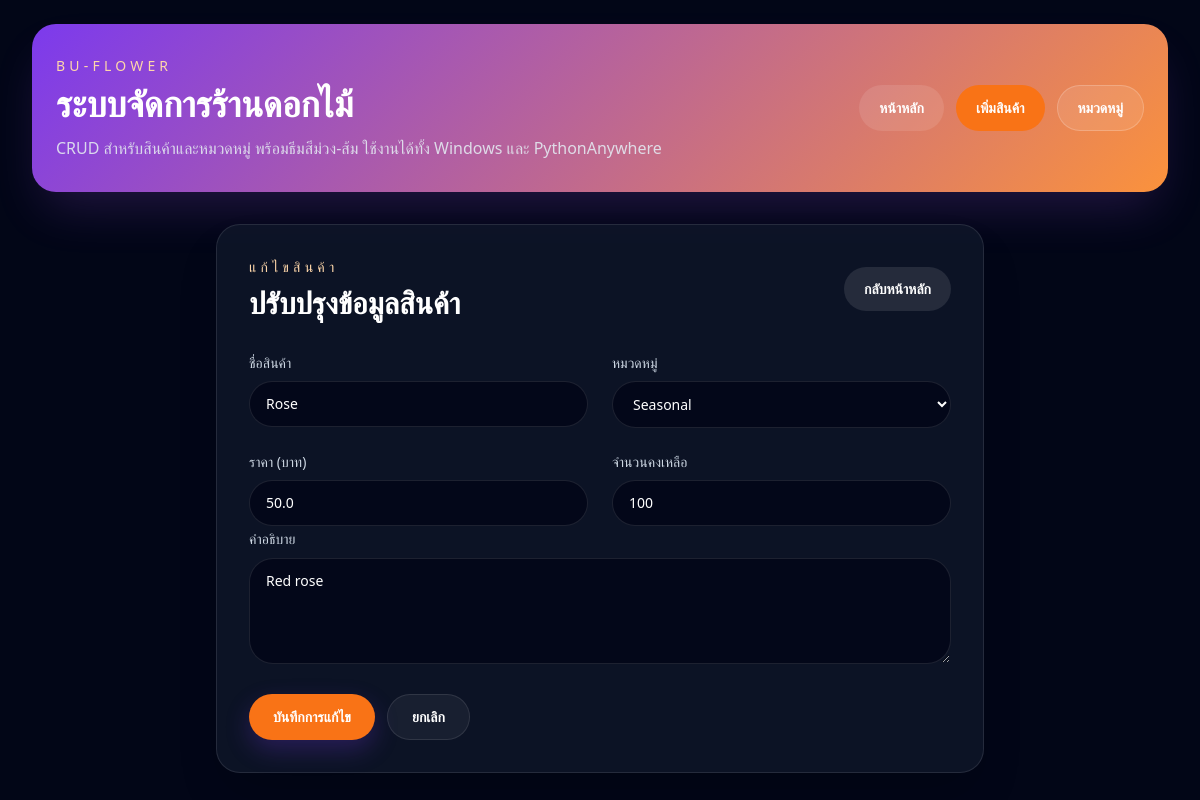
Page /flowers/edit/1 on the committed database.
### tables this page shows
CREATE TABLE Flowers (
    id INTEGER PRIMARY KEY AUTOINCREMENT,
    name TEXT NOT NULL,
    category_id INTEGER,
    price REAL NOT NULL,
    stock INTEGER NOT NULL,
    description TEXT,
    FOREIGN KEY (category_id) REFERENCES Categories(id)
);

### app.py (the view, shortened to what this page needs)
@app.route('/flowers/edit/<int:flower_id>', methods=['GET', 'POST'])
def edit_flower(flower_id):
    conn = get_db_connection()
    flower = conn.execute('SELECT * FROM Flowers WHERE id = ?', (flower_id,)).fetchone()
    categories = conn.execute('SELECT * FROM Categories ORDER BY name').fetchall()
    conn.close()
    if flower is None:
        flash('ไม่พบสินค้านี้', 'danger')
        return redirect(url_for('home'))
    return render_template('index.html', section='flower_form', form_action=url_for('edit_flower', flower_id=flower_id), categories=categories, flower=flower, is_edit=True)

### app.py (called while the page is built)
def get_db_connection():
    conn = sqlite3.connect(DB_PATH)
    conn.row_factory = sqlite3.Row
    conn.execute('PRAGMA foreign_keys = ON')
    return conn

### templates/index.html (shortened to what this page needs)
<!DOCTYPE html>
<html lang="th">
<head>
    <script src="https://cdn.tailwindcss.com"></script>
</head>
<body class="min-h-screen bg-slate-950 text-slate-100">
    <div class="mx-auto max-w-7xl px-4 py-6 sm:px-6 lg:px-8">
        <header class="brand-gradient rounded-3xl px-6 py-8 shadow-2xl shadow-purple-500/20">
            <div class="flex flex-col gap-4 lg:flex-row lg:items-center lg:justify-between">
                <div>
                    <p class="text-sm uppercase tracking-[0.3em] text-orange-200">BU-Flower</p>
                    <h1 class="mt-2 text-4xl font-bold text-white">ระบบจัดการร้านดอกไม้</h1>
                    <p class="mt-3 max-w-2xl text-slate-200/90">CRUD สำหรับสินค้าและหมวดหมู่ พร้อมธีมสีม่วง-ส้ม ใช้งานได้ทั้ง Windows และ PythonAnywhere</p>
                </div>
                <div class="flex flex-wrap gap-3 text-sm">
                    <a href="{{ url_for('home') }}" class="inline-flex items-center justify-center rounded-full bg-white/10 px-5 py-3 font-semibold text-white transition hover:bg-white/20">หน้าหลัก</a>
                    <a href="{{ url_for('new_flower') }}" class="inline-flex items-center justify-center rounded-full bg-orange-500 px-5 py-3 font-semibold text-white transition hover:bg-orange-400">เพิ่มสินค้า</a>
                    <a href="{{ url_for('manage_categories') }}" class="inline-flex items-center justify-center rounded-full border border-white/20 bg-white/10 px-5 py-3 font-semibold text-white transition hover:border-orange-300">หมวดหมู่</a>
                </div>
            </div>
        </header>
        <main class="mt-8 space-y-8">
            {% if section == 'home' %}
                <section class="space-y-6">
                    <div class="flex flex-col gap-4 md:flex-row md:items-end md:justify-between">
                        <div>
                            <p class="text-sm uppercase tracking-[0.3em] text-orange-200">สินค้าทั้งหมด</p>
                            <h2 class="mt-2 text-3xl font-semibold text-white">Thumbnail Catalog</h2>
                        </div>
                        <div class="rounded-3xl bg-slate-900/70 p-5 shadow-xl shadow-indigo-500/10">
                            <p class="text-sm text-slate-300">จำนวนหมวดหมู่</p>
                            <p class="mt-2 text-3xl font-bold text-white">{{ categories|length }}</p>
                        </div>
                    </div>
                    <div class="grid gap-6 sm:grid-cols-2 xl:grid-cols-3">
                        {% for flower in flowers %}
                            <article class="group overflow-hidden rounded-3xl border border-white/10 bg-slate-900/80 p-6 shadow-2xl shadow-black/20 transition duration-300 hover:-translate-y-1 hover:border-orange-400/50">
                                <div class="flex items-center justify-between gap-4">
                                    <div>
                                        <p class="text-xs uppercase tracking-[0.3em] text-orange-300">{{ flower.category_name or 'ไม่มีหมวดหมู่' }}</p>
                                        <h3 class="mt-3 text-2xl font-semibold text-white">{{ flower.name }}</h3>
                                    </div>
                                    <div class="inline-flex h-14 w-14 items-center justify-center rounded-3xl bg-white/5 text-xl text-orange-300">
                                        ฿
                                    </div>
                                </div>
                                <p class="mt-5 text-slate-400">{{ flower.description or 'ไม่มีคำอธิบาย' }}</p>
                                <div class="mt-6 flex flex-wrap items-center justify-between gap-3 text-sm text-slate-300">
                                    <span>ราคา {{ '%.2f'|format(flower.price) }} บาท</span>
                                    <span>สต็อก {{ flower.stock }}</span>
                                </div>
                                <div class="mt-6 flex flex-wrap gap-3">
                                    <a href="{{ url_for('edit_flower', flower_id=flower.id) }}" class="inline-flex items-center justify-center rounded-full bg-purple-600 px-4 py-2 text-sm font-semibold text-white transition hover:bg-purple-500">แก้ไข</a>
                                    <form action="{{ url_for('delete_flower', flower_id=flower.id) }}" method="post" class="inline">
                                        <button type="submit" class="inline-flex items-center justify-center rounded-full bg-rose-500 px-4 py-2 text-sm font-semibold text-white transition hover:bg-rose-400">ลบ</button>
                                    </form>
                                </div>
                            </article>
                        {% else %}
                            <div class="rounded-3xl border border-white/10 bg-slate-900/80 p-10 text-center text-slate-300">
                                ไม่มีสินค้าตอนนี้ ลองเพิ่มสินค้าใหม่ดูได้
                            </div>
                        {% endfor %}
                    </div>
                </section>
            {% elif section == 'flower_form' %}
                <section class="mx-auto max-w-3xl rounded-3xl border border-white/10 bg-slate-900/80 p-8 shadow-2xl shadow-black/20">
                    <div class="flex flex-col gap-4 sm:flex-row sm:items-center sm:justify-between">
                        <div>
                            <p class="text-sm uppercase tracking-[0.3em] text-orange-200">{{ 'แก้ไขสินค้า' if is_edit else 'เพิ่มสินค้าใหม่' }}</p>
                            <h2 class="mt-2 text-3xl font-semibold text-white">{{ 'ปรับปรุงข้อมูลสินค้า' if is_edit else 'ฟอร์มเพิ่มสินค้า' }}</h2>
                        </div>
                        <a href="{{ url_for('home') }}" class="inline-flex items-center justify-center rounded-full bg-white/10 px-5 py-3 text-sm font-semibold text-white transition hover:bg-white/20">กลับหน้าหลัก</a>
                    </div>
                    <form action="{{ form_action }}" method="post" class="mt-8 space-y-6">
                        <div class="grid gap-6 sm:grid-cols-2">
                            <label class="space-y-2 text-sm text-slate-300">
                                <span>ชื่อสินค้า</span>
                                <input name="name" value="{{ flower.name | default(flower['name'] | default('')) }}" type="text" class="w-full rounded-3xl border border-white/10 bg-slate-950/80 px-4 py-3 text-white outline-none transition focus:border-orange-400" placeholder="เช่น ดอกกุหลาบ">
                            </label>
                            <label class="space-y-2 text-sm text-slate-300">
                                <span>หมวดหมู่</span>
                                <select name="category_id" class="w-full rounded-3xl border border-white/10 bg-slate-950/80 px-4 py-3 text-white outline-none transition focus:border-orange-400">
                                    {% for category in categories %}
                                        <option value="{{ category.id }}" {% set selected_id = flower.category_id | default(flower['category_id'] | default('')) %}{% if category.id|string == selected_id|string %}selected{% endif %}>{{ category.name }}</option>
                                    {% endfor %}
                                </select>
                            </label>
                        </div>
                        <div class="grid gap-6 sm:grid-cols-2">
                            <label class="space-y-2 text-sm text-slate-300">
                                <span>ราคา (บาท)</span>
                                <input name="price" value="{{ flower.price | default(flower['price'] | default('')) }}" type="number" step="0.01" min="0" class="w-full rounded-3xl border border-white/10 bg-slate-950/80 px-4 py-3 text-white outline-none transition focus:border-orange-400" placeholder="0.00">
                            </label>
                            <label class="space-y-2 text-sm text-slate-300">
                                <span>จำนวนคงเหลือ</span>
                                <input name="stock" value="{{ flower.stock | default(flower['stock'] | default('')) }}" type="number" min="0" class="w-full rounded-3xl border border-white/10 bg-slate-950/80 px-4 py-3 text-white outline-none transition focus:border-orange-400" placeholder="0">
                            </label>
                        </div>
                        <label class="space-y-2 text-sm text-slate-300">
                            <span>คำอธิบาย</span>
                            <textarea name="description" rows="4" class="w-full rounded-3xl border border-white/10 bg-slate-950/80 px-4 py-3 text-white outline-none transition focus:border-orange-400" placeholder="เช่น สดชื่น เหมาะสำหรับมอบเป็นของขวัญ">{{ flower.description | default(flower['description'] | default('')) }}</textarea>
                        </label>
                        <div class="flex flex-wrap gap-3">
                            <button type="submit" class="button-glow inline-flex items-center justify-center rounded-full bg-orange-500 px-6 py-3 text-sm font-semibold text-white transition hover:bg-orange-400">{{ 'บันทึกการแก้ไข' if is_edit else 'เพิ่มสินค้า' }}</button>
                            <a href="{{ url_for('home') }}" class="inline-flex items-center justify-center rounded-full border border-white/10 bg-white/5 px-6 py-3 text-sm font-semibold text-white transition hover:border-orange-300">ยกเลิก</a>
                        </div>
                    </form>
                </section>
            {% endif %}
        </main>
    </div>
</body>
</html>

### templates/index.html (style rules this page uses)
.brand-gradient { background: linear-gradient(135deg, #7c3aed 0%, #fb923c 100%); }
.button-glow { box-shadow: 0 10px 25px rgba(124, 58, 237, 0.25); }

### rows in the picture
Flowers: name "Rose", price "50.0", stock "100", description "Red rose"

### other values in the picture
{{ 'แก้ไขสินค้า' if is_edit else 'เพิ่มสินค้าใหม่' }} "แก้ไขสินค้า"
{{ 'ปรับปรุงข้อมูลสินค้า' if is_edit else 'ฟอร์มเพิ่มสินค้า' }} "ปรับปรุงข้อมูลสินค้า"
{{ 'บันทึกการแก้ไข' if is_edit else 'เพิ่มสินค้า' }} "บันทึกการแก้ไข"
form field category_id "Seasonal"
